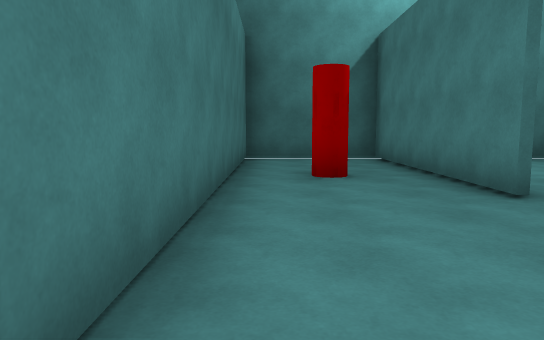
view 1 (above)

17 first-person views from a walk through a Unity game level. The camera is 1.3 m above the floor, tilts 6° down and sees 70° across. The floor is counted in squares, 2 m on a side. Each view is taken from the middle of a square. On the plan, view 1 faces up. The plan holds only what a view shows up to about 11 squares ahead; the rest is blank. The player character is not drawn.

view 2
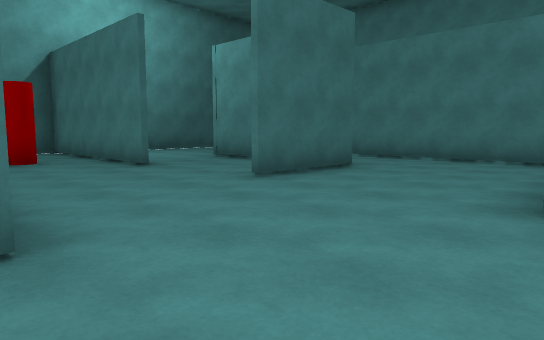

view 3
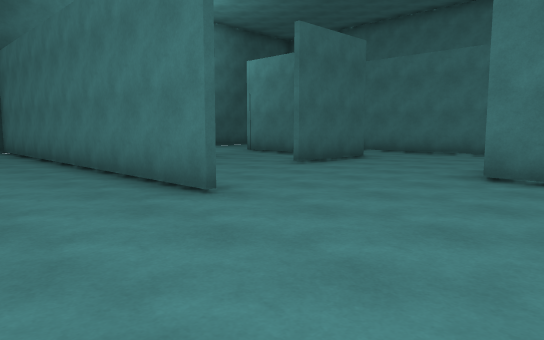

view 4
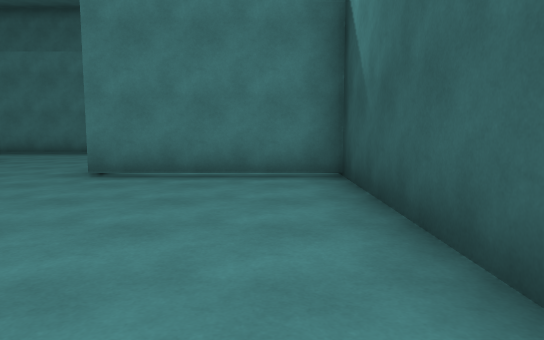

view 5
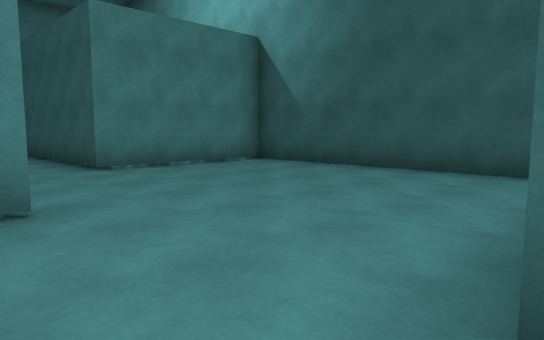

view 6
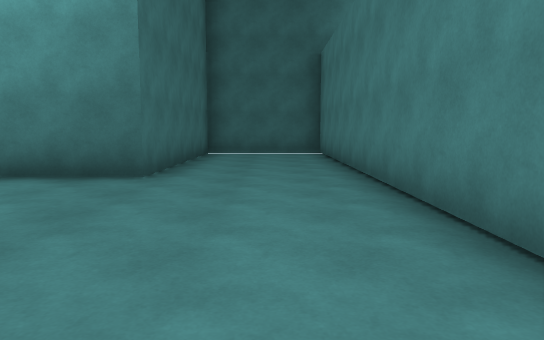

view 7
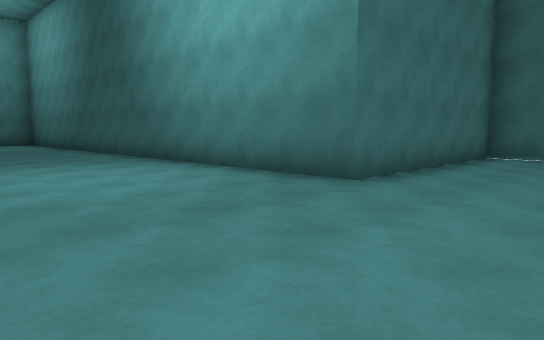

view 8
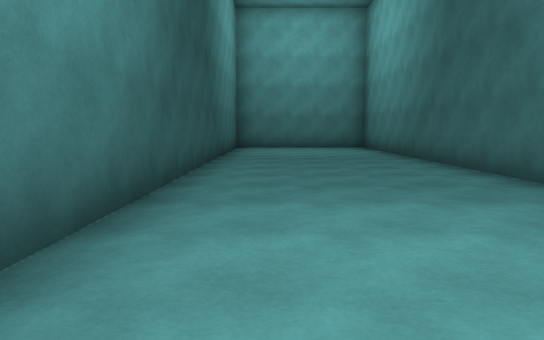

view 9
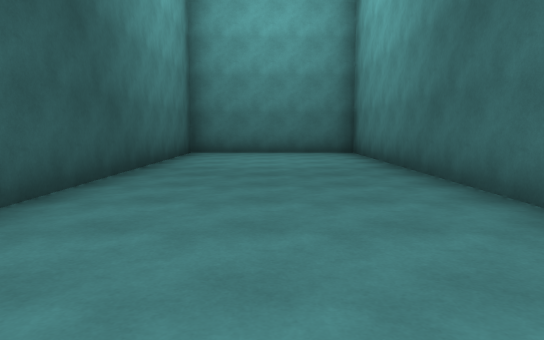

view 10
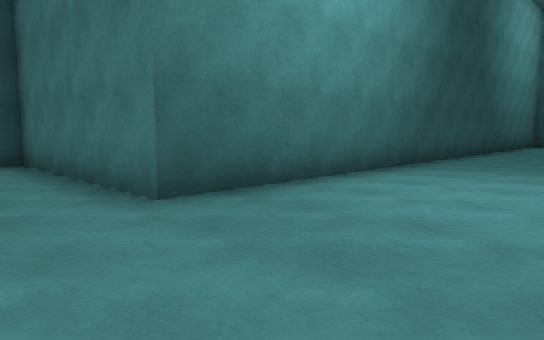

view 11
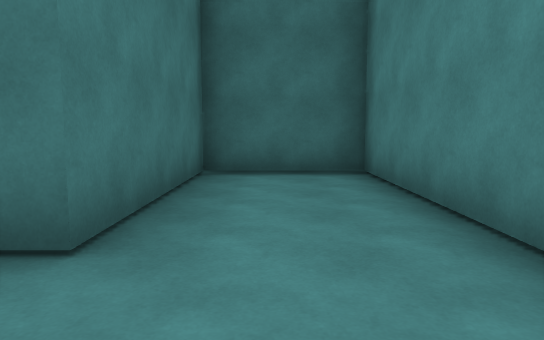

view 12
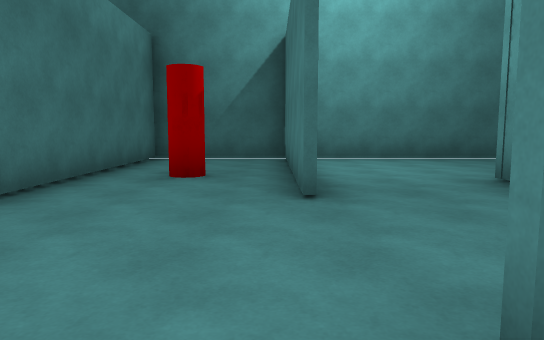

view 13
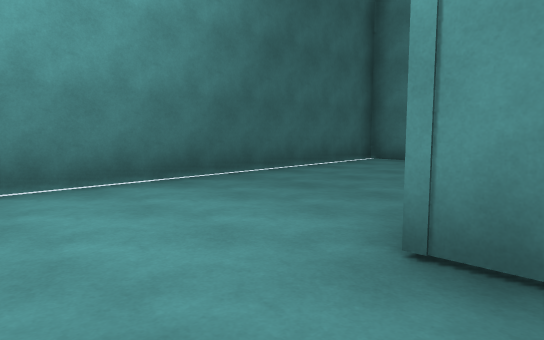

view 14
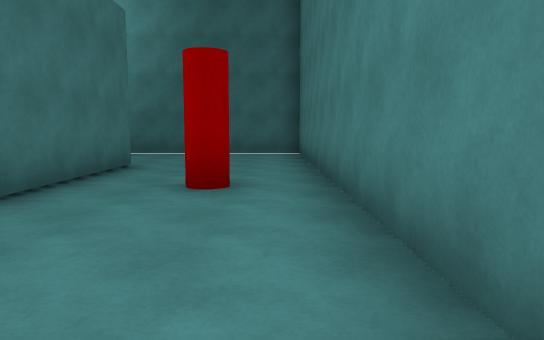

view 15
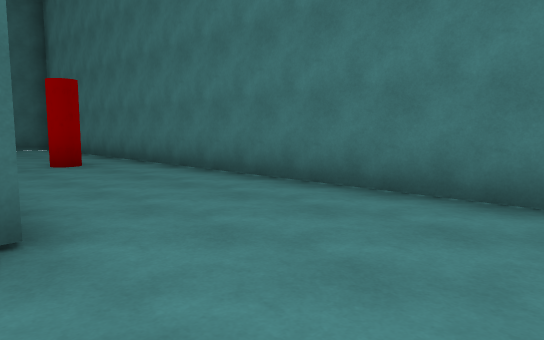

view 16
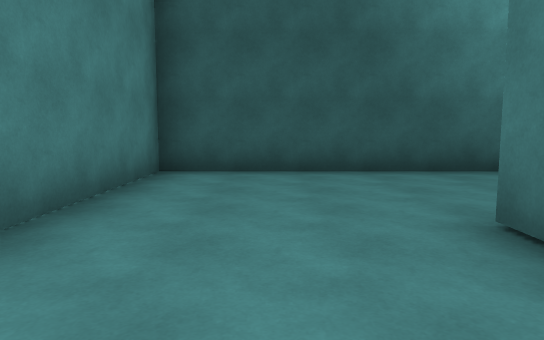

view 17
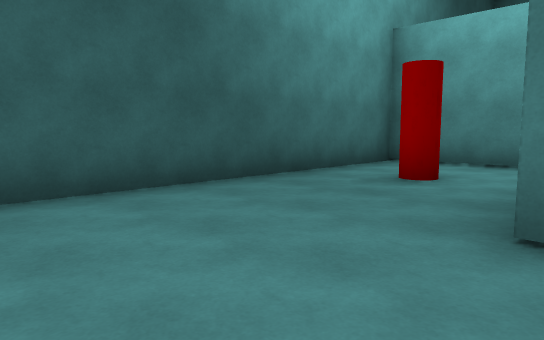

### Floor plan
Ten units are one square. View 1 is at (0, 0); x grows to the right and y downward. Boxes are objects, and circles mark ways between rooms. Rooms are numbered by the first view taken in them; rooms with no view inside come last. Other rooms are left out.
<svg viewBox="-192 -91 305 156">
<path fill="none" stroke="#000" d="M24 -35 24 -86 -10 -86M74 16 74 -48 50 -48 50 -9 26 -9M-37 12 -37 60 30 60M24 60 24 24 68 24M-6 -86 -6 -8M-7 9 -7 -86M-10 -86 -37 -86 -37 -33 -187 -33 -187 12 -37 12M75 -50 75 -15M75 20 75 26M48 -30 48 -50M26 36 26 60M30 60 108 60 108 -86 30 -86"/>
<rect x="5" y="-65" width="10" height="10" fill="#bbb"><title>red cylinder</title></rect>
<rect x="45" y="35" width="10" height="10" fill="#bbb"><title>red cylinder</title></rect>
<rect x="85" y="-25" width="10" height="10" fill="#bbb"><title>red cylinder</title></rect>
<circle cx="-25" cy="15" r="3" fill="#2a7"/>
<circle cx="35" cy="-45" r="3" fill="#2a7"/>
<text x="20" y="0">1</text>
<text x="-90" y="-20">2</text>
<text x="90" y="-20">3</text>
</svg>
Room 1 opens to room 2. Room 1 opens to room 3.

Where each view was taken, in squares from view 1:
view 1: 0 up, 0 right, facing up
view 2: 3 down, 1 left, facing up-right
view 3: 4 down, 3 left, facing up-right
view 4: 5 down, 3 left, facing right
view 5: 0 up, 4 left, facing down-right
view 6: 2 down, 2 left, facing up
view 7: 1 down, 1 left, facing up-left
view 8: 0 up, 5 left, facing left
view 9: 1 up, 8 left, facing left
view 10: 2 up, 2 left, facing down-left
view 11: 1 down, 6 right, facing up
view 12: 0 up, 2 right, facing up
view 13: 4 up, 3 right, facing up-right
view 14: 2 down, 10 right, facing up
view 15: 5 down, 7 right, facing up-right
view 16: 0 up, 9 right, facing down
view 17: 2 down, 10 right, facing down-left
